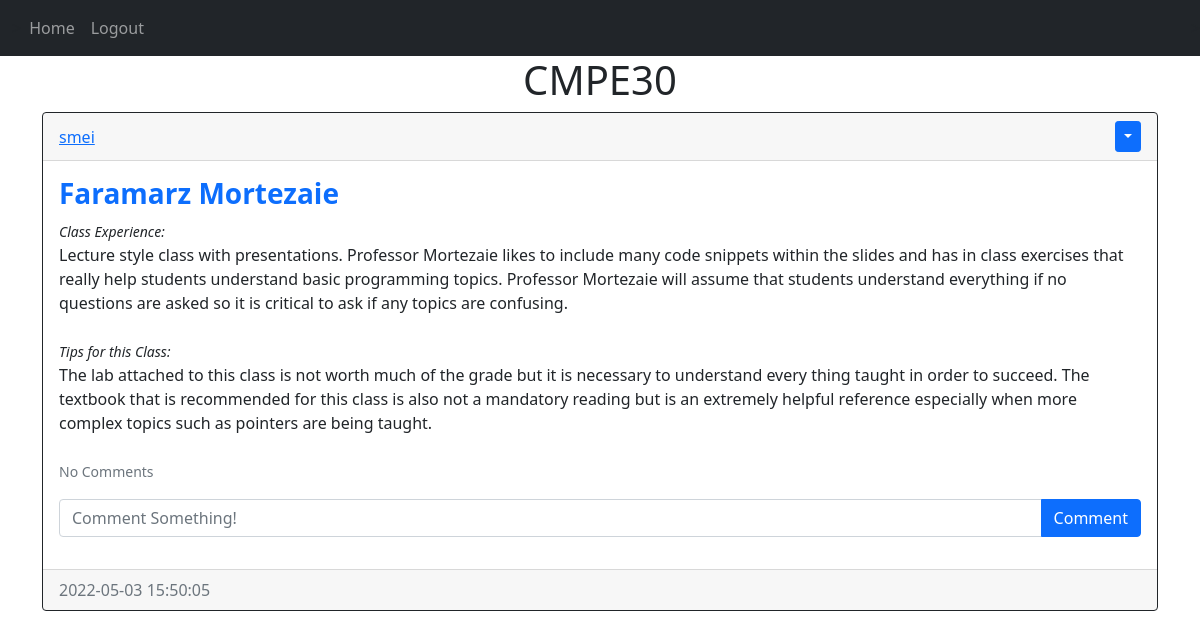
/posts/CMPE30 (signed in), run on the app's committed database.
### website/models.py (models this page shows)
class Post(db.Model):
    id = db.Column(db.Integer, primary_key=True)
    class_id = db.Column(db.Text, nullable=False)
    prof = db.Column(db.Text, nullable=False)
    text = db.Column(db.Text, nullable=False)
    tips = db.Column(db.Text, nullable=False)
    date_created = db.Column(db.DateTime(timezone=True), default=func.now())
    author = db.Column(db.Integer, db.ForeignKey(
        'user.id', ondelete="CASCADE"), nullable=False)
    comments = db.relationship('Comment', backref='post', passive_deletes=True)

class User(db.Model, UserMixin):
    id = db.Column(db.Integer, primary_key=True)
    email = db.Column(db.String(150), unique=True)
    username = db.Column(db.String(150), unique=True)
    password = db.Column(db.String(150))
    date_created = db.Column(db.DateTime(timezone=True), default=func.now())
    posts = db.relationship('Post', backref='user', passive_deletes=True)
    comments = db.relationship('Comment', backref='user', passive_deletes=True)

### website/views.py (the view)
@views.route("/posts/<class_id>")
@login_required
def posts(class_id):
    posts = Post.query.filter_by(class_id=class_id).all()
    if not posts:
        flash('No posts for this class', category='error')
        return redirect(url_for('views.home'))
    return render_template("posts.html", user=current_user, posts=posts, class_id=class_id)

### website/__init__.py (called while the page is built)
def create_app():
    app = Flask(__name__)
    app.config['SECRET_KEY'] = "cmpe131"
    app.config['SQLALCHEMY_DATABASE_URI'] = f'sqlite:///{DB_NAME}'
    db.init_app(app)
    from .views import views   #need . since inside python package
    from .auth import auth    #known as relative import
    app.register_blueprint(views, url_prefix="/")
    app.register_blueprint(auth, url_prefix="/")
    from .models import User, Post, Comment
    create_database(app)
    login_manager = LoginManager()
    login_manager.login_view = "auth.login"
    login_manager.init_app(app)
    @login_manager.user_loader
    def load_user(id):
        return User.query.get(int(id))
    return app

### website/templates/posts.html (shortened to what this page needs)
{% extends "posts_div.html" %}
{% block header %} {{class_id}}{% endblock %}

### website/templates/posts_div.html (shortened to what this page needs)
{% extends "base.html" %} {% block title %}Home{% endblock %} {% block content
    %}
    <h1 align="center">{% block header %}Posts{% endblock %}</h1>
    <div id="posts">
      {% for post in posts %}
      <div class="card border-dark">
        <div class="card-header d-flex justify-content-between align-items-center">
          <a href="/posts/{{post.user.username}}">{{post.user.username}}</a>
          {% if user.id == post.author %}
          <div class="btn-group">
            <button
              type="button"
              class="btn btn-sm btn-primary dropdown-toggle"
              data-bs-toggle="dropdown"
            ></button>
          </div>
          {% endif %}
        </div>
        <div class="card-body">
          <h3 class="text-primary"><strong>{{post.prof}}</strong></h3>
          <label><i><small>Class Experience:</small></i></label>
          <div class="card-text">{{post.text}}</div>
          <br />
          <label><i><small>Tips for this Class:</small></i></label>
          <div class="card-text">{{post.tips}}</div>
          <br />
          <p class="card-text">
          {% if post.comments|length > 0 %}
          <a data-bs-toggle="collapse" href="#comments-{{post.id}}" role="button">
          <small>View {{post.comments|length}} Comments</small>>
        </a>
          {% else %}
          <small class="text-muted">No Comments</small>
          {% endif %}
          </p>
          <form class="input-group mb-3" method ='POST' action="/create-comment/{{post.id}}">
            <input type="text" id="text" name="text" class="form-control" placeholder="Comment Something!" />
            <button type="submit" class="btn btn-primary">Comment</button>
          </form>
        </div>
        <div class="card-footer text-muted">{{post.date_created}}</div>
      </div>
      <br/ > {% endfor %}
    </div>
     {% endblock %}

### website/templates/base.html (shortened to what this page needs)
<!DOCTYPE html>
<html lang="en">
<head>
    <link href="https://cdn.jsdelivr.net/npm/bootstrap@5.1.3/dist/css/bootstrap.min.css" rel="stylesheet">
</head>
<body>
    <nav class="navbar navbar-expand-lg navbar-dark bg-dark">
        <div class="container-fluid">
            <div class="collapse navbar-collapse" id="navbar">
                <div class="navbar-nav">
                <a class="nav-item nav-link" href="/home">Home</a>
                {% if user.is_authenticated %}
                    <a class="nav-item nav-link" href="/logout">Logout</a>
                    {% else %}
                    <a class="nav-item nav-link" href="/login">Login</a>
                    <a class="nav-item nav-link" href="/signup">Sign Up</a>
                {% endif %}
                </div>
            </div>
        </div>>
    </nav>
    <div class="container">{% block content %}{% endblock %}</div>
</body>
</html>

### website/templates/base.html (style rules this page uses)
body { background-image: url(https://www.sjsu.edu/_images/buildings/ADV_aerial-view_dorms-beyond_01.jpg); background-attachment: fixed; background-size: cover; }

### data on the page
Post: class "CMPE30", user.username "smei", prof "Faramarz Mortezaie", text "Lecture style class with presentations. Professor Mortezaie likes to include many code snippets within the slides and has in class exercises that really help students understand basic programming topics. Professor Mortezaie will assume that students understand everything if no questions are asked so it is critical to ask if any topics are confusing.", tips "The lab attached to this class is not worth much of the grade but it is necessary to understand every thing taught in order to succeed. The textbook that is recommended for this class is also not a mandatory reading but is an extremely helpful reference especially when more complex topics such as pointers are being taught.", date_created "2022-05-03 15:50:05"
